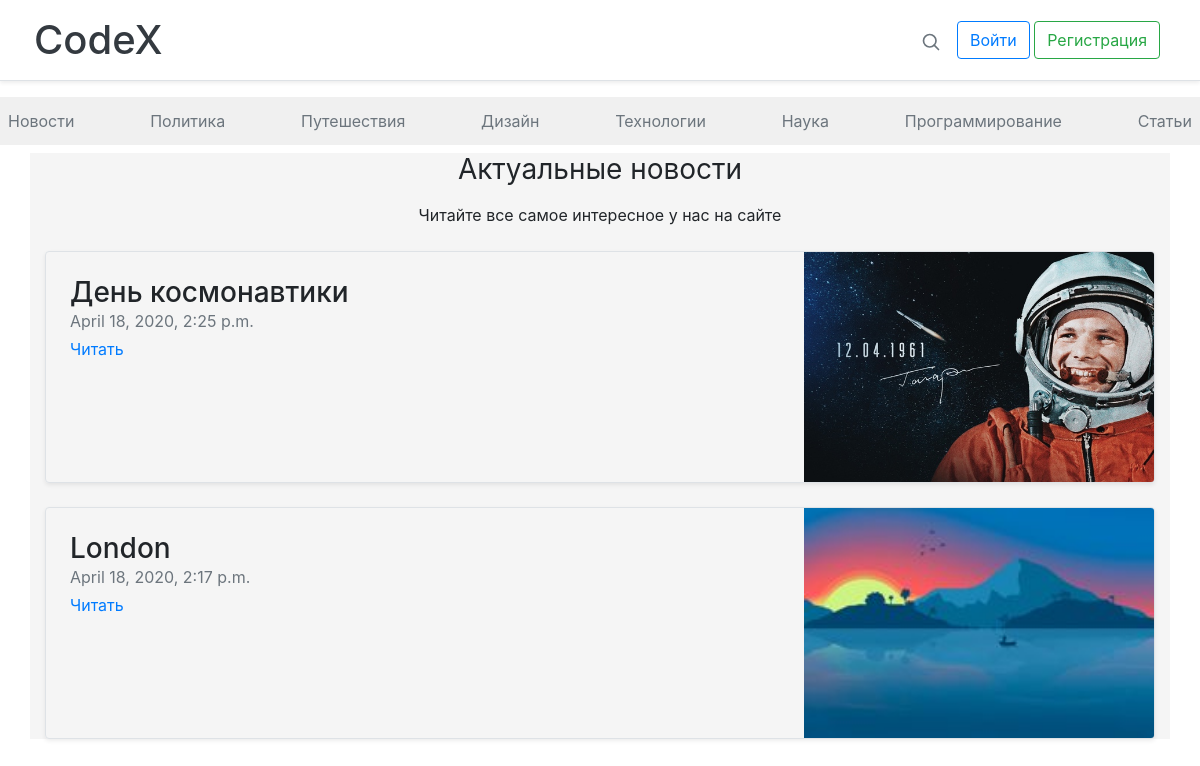
/allnews/, run on the app's committed database.
### posts/models.py (models this page shows)
class News(models.Model):
    name = models.CharField(max_length=100)
    text = models.TextField()
    image = models.ImageField(upload_to='images/news/', blank=True)
    time = models.DateTimeField()

### templates/news.html
{% extends "main.html" %}
{% block content %}
{% load staticfiles %}
    <div class="text-center mb-4">
        <h1 class="h3 mb-3 font-weight-normal">Актуальные новости</h1>
        <p class="mb-auto">Читайте все самое интересное у нас на сайте</p>
    </div>
    {% for post in object_list%}
        <div class="row no-gutters border rounded overflow-hidden flex-md-row mb-4 shadow-sm h-md-250 position-relative">
        <div class="col p-4 d-flex flex-column position-static">
          <h3 class="mb-0">{{post.name}}</h3>
          <div class="mb-1 text-muted">{{post.time}}</div>
          <a href="/news/{{post.id}}" class="stretched-link">Читать</a>
        </div>
        <div class="col-auto d-none d-lg-block">
          <img class="bd-placeholder-img" width="350" height="230" src="/media/{{post.image}}">
        </div>
      </div>
    {%endfor%}
{% endblock %}

### data on the page
News: name "День космонавтики", time "April 18, 2020, 2:25 p.m.", image (picture)
News: name "London", time "April 18, 2020, 2:17 p.m.", image (picture)
